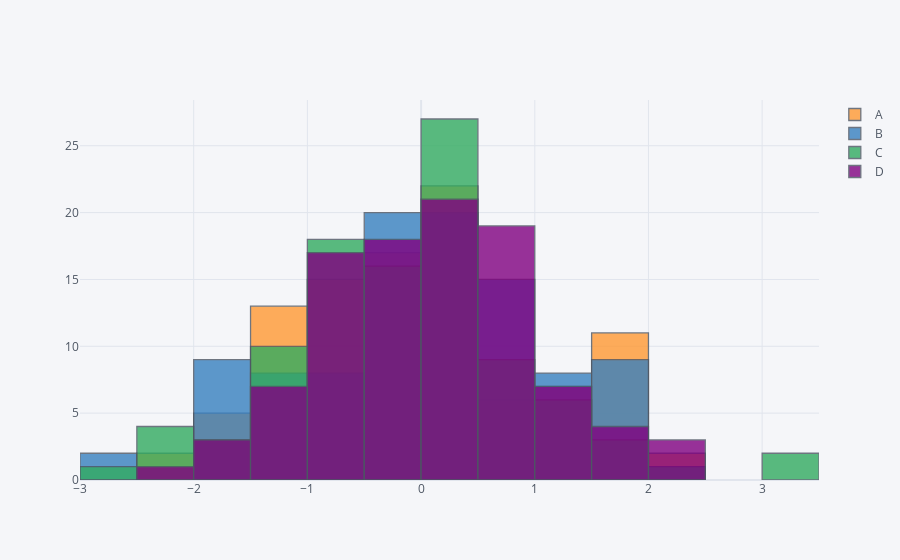

Source (notebook cell):
### Markdown cell above
## histogram

### Code cell
df.iplot(kind='hist')
